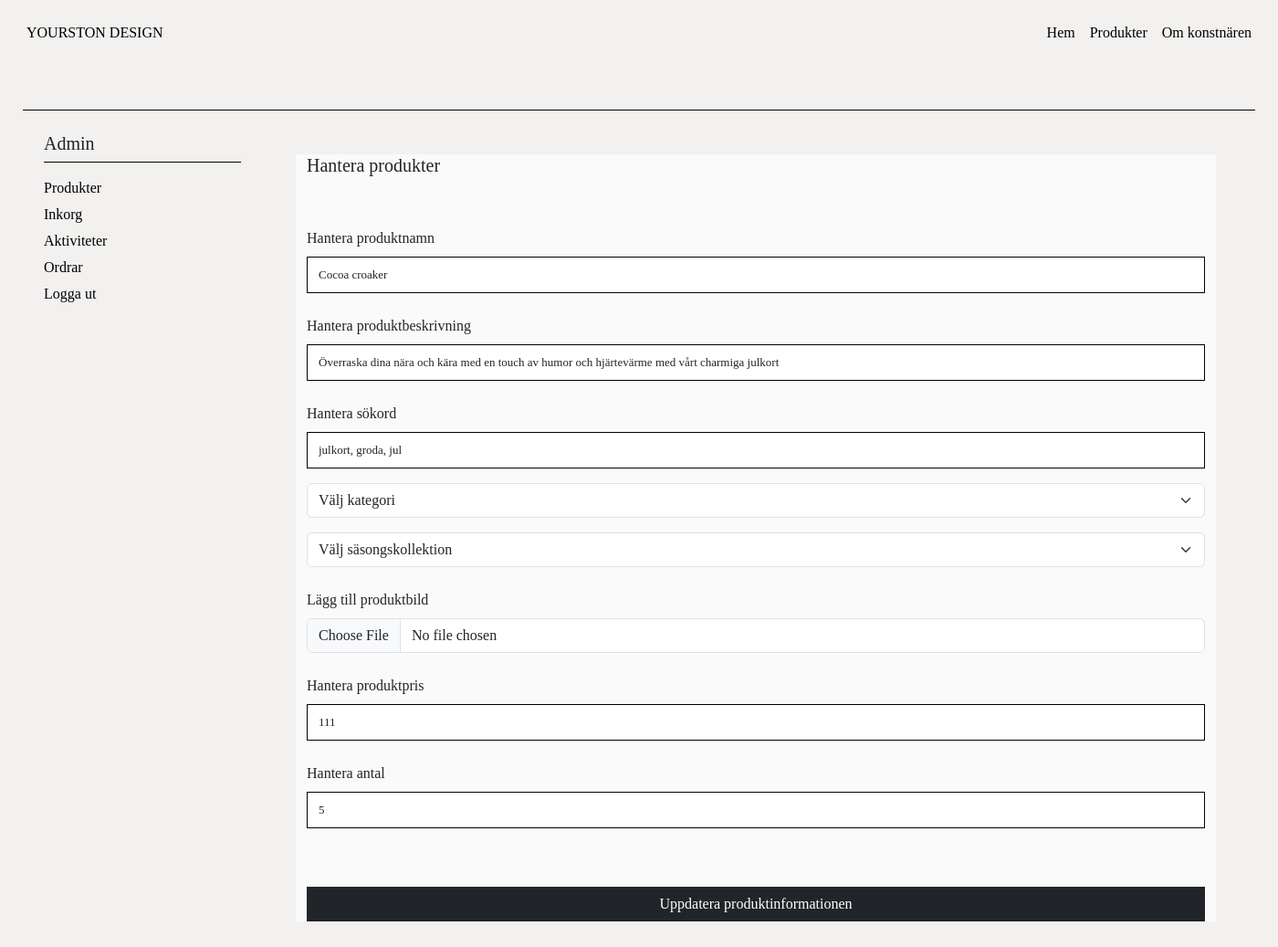
The app's page /admin/edit.product.php?edit_product=23 (signed in) with its own data.
### tables this page shows
CREATE TABLE `products` (
  `product_id` int(15) NOT NULL,
  `product_title` varchar(255) NOT NULL,
  `product_description` varchar(255) NOT NULL,
  `product_keywords` varchar(255) NOT NULL,
  `category_id` int(15) NOT NULL,
  `theme_id` int(15) NOT NULL,
  `product_image` varchar(255) NOT NULL,
  `product_price` varchar(255) NOT NULL,
  `date` datetime NOT NULL,
  `product_status` varchar(255) NOT NULL
);

### admin/edit.product.php (the view, shortened to what this page needs)
<?php
require_once '../assets/config/dp.php';
require_once 'admin.header.php';
?>
    <div class="line-container pt-5">
        <div class="solid-line"></div>
    </div>
    <div class="container m-0 p-0 mb-5">
        <div class="row">
            <div class="col-3 adminpanel">
                <?php
                require_once 'inc.adminpanel.php';
                ?>
            </div>
            <?php
            if (isset($_GET['edit_product'])) {
            $sql = 'SELECT * FROM products WHERE product_id = :product_id';
            $stmt = $dbh->prepare($sql);
            $stmt->bindValue(':product_id', $_GET['edit_product']);
            $stmt->execute();
            $row = $stmt->fetch();
            }
            ?>
            <div class="col-9 admintable my-5">
                <h5>Hantera produkter</h5>
                <div class="row mt-5">
                    <form action="edit.product.php" method="post" enctype="multipart/form-data">
                        <div class="mb-3">
                            <label for="product_title" class="form-label pt-2">Hantera produktnamn</label>
                            <input type="text" class="form-control inputfield" id="product_title" name="product_title" value="<?php echo ucfirst($row['product_title']);?>" placeholder="Produktnamn" autocomplete="off" required="required">
                        </div>
                        <div class="mb-3">
                            <label for="product_description" class="form-label pt-2">Hantera produktbeskrivning</label>
                            <input type="text" class="form-control inputfield" id="product_description" name="product_description" value="<?php echo ucfirst($row['product_description']);?>" placeholder="Produktbeskrivning">
                        </div>
                        <div class="mb-3">
                            <label for="product_keywords" class="form-label pt-2">Hantera sökord</label>
                            <input type="text" class="form-control inputfield" id="product_keywords" name="product_keywords" value="<?php echo ($row['product_keywords']);?>" placeholder="Sökord">
                        </div>
                        <div class="mb-3">
                            <select name="product_category" id="" class="form-select">
                                <option value="">Välj kategori</option>
                            </select>
                        </div>
                        <div class="mb-3">
                            <select name="product_theme" id="" class="form-select">
                                <option value="">Välj säsongskollektion</option>
                            </select>
                        </div>
                        <div class="mb-3">
                            <label for="product_image" class="form-label pt-2">Lägg till produktbild</label>
                            <input type="file" name="product_image" id="product_image" class="form-control" required="required">
                        </div>
                        <div class="mb-3">
                            <label for="product_price" class="form-label pt-2">Hantera produktpris</label>
                            <input type="text" class="form-control inputfield" id="product_price" name="product_price" value="<?php echo $row['product_price'];?>" placeholder="Produktpris">
                        </div>
                        <div class="mb-3">
                            <label for="product_status" class="form-label pt-2">Hantera antal</label>
                            <input type="text" class="form-control inputfield" id="product_status" name="product_status" value="<?php echo $row['product_status'];?>" placeholder="produktantal">
                        </div>
                        <button type="submit" class="btn btn-dark loginbtn mt-5" name="update_product">Uppdatera produktinformationen</button>
                    </form>
                </div>
            </div>
        </div>
    </div>

### assets/css/album.css (style rules this page uses)
body { background-color: #F2F1F0; font-family: "Avenir", "Proxima Nova"; }
.inputfield { border-radius: 0; border-color: #000; height: 40px; font-size: small; }
.loginbtn { width: 100%; border-radius: 0; }
.line-container { width: 100%; display: flex; justify-content: center; }
.solid-line { width: 1350px; height: 1px; background-color: black; }
.admintable { background-color: #F2F1F0; }
.admintable { background-color: #FAFAFA; }

### records on screen
products: product_title "Cocoa croaker", product_description "Överraska dina nära och kära med en touch av humor och hjärtevärme med vårt charmiga julkort", product_keywords "julkort, groda, jul", product_price "111", product_status "5"
